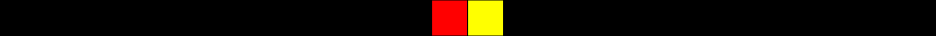
Frame 1 (no input)
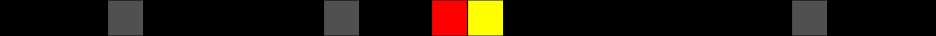
Frame 60 (no input)
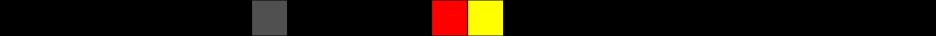
Frame 120 (the mouse pressed at the canvas centre since frame 60)

The p5.js sketch that drew these frames (run headless with seeded random() and noise() and a simulated clock; from frame 60 on, the mouse is pressed at the canvas centre):

// p5.js sketch
// ── sketch.js
/* /////////////////////////////////////

  4.043 / 4.044 Design Studio: Advanced Interactions
  March 1st
  Janice Tjan

*/ /////////////////////////////////////

// Sketch.js sets up the window of the game.

let displaySize = 26;   // how many pixels are visible in the game
let pixelSize = 36;     // how big should they look on screen
var millis_start = 0;
let rhythmUno = [ 1, 0, 0, 0, 0, 0, 1, 0, 0, 0, 0, 0, 1, 0, 0, 0, 0, 0, 0, 0, 0, 0, 0, 0, 1, 0, 0, 0, 0, 0, 0, 0, 0, 0, 0, 0, 1, 0, 0, 0, 0, 0, 0, 0, 0, 0, 0, 0, 1, 0, 0, 0, 0, 0, 0, 0, 0, 0, 0, 0, 1, 0, 0, 0, 0, 0, 0, 0, 0, 0, 0, 0 ];

let rhythmDos = [ 0, 0, 0, 0, 0, 0, 1, 0, 0, 0, 0, 0, 0, 0, 0, 0, 0, 0, 0, 0, 0, 0, 0, 0, 1, 0, 0, 0, 0, 0, 0, 0, 0, 0, 0, 0, 1, 0, 0, 0, 0, 0, 0, 0, 0, 0, 0, 0, 1, 0, 0, 0, 0, 0, 0, 0, 0, 0, 0, 0, 1, 0, 0, 0, 0, 0, 0, 0, 0, 0, 0, 0 ];
let startOne = 12;
let startTwo = 13;

function setup() {
  
  createCanvas((displaySize*pixelSize), pixelSize);     // dynamically sets canvas size

  display = new Display(displaySize, pixelSize);        //Initializing the display
  rhythmOne = new Rhythm(55, 2, rhythmUno);
  rhythmTwo = new Rhythm(55, 2, rhythmDos);
  playerOne = new Player(color(255,0,0), startOne);
  playerTwo= new Player(color(255,255,0), startTwo);
  controller = new Controller();  
  
  
}

function draw() {

  frameRate(60); // 120fps
  //  a blank screen
  background(0, 0, 0);    
  // Runs state machine at determined framerate 
  controller.update();
  // After we've updated our states, we show the current one 
  display.show();



}



// ── controller.js

// This is where your state machines and game logic lives


class Controller {

    // This is the state we start with.
    constructor() {
        
        
    }    

    update() {
        
             
      display.clear();
      //new pixel gets put at 1, next pixel is shifted to 2. 

      rhythmOne.rhythmCycler();
      rhythmTwo.rhythmCycler();
      
      
//draws rhythm in
      let animationArrayOne = rhythmOne.rhythmAnimatorL();
      for (let i = 0; i < animationArrayOne.length; i++){
        let coloration1 = color(animationArrayOne[i],animationArrayOne[i],animationArrayOne[i]);
        display.setPixel(i, coloration1);
      }
      let animationArrayTwo = rhythmTwo.rhythmAnimatorR();
      for (let i = 0; i < animationArrayTwo.length; i++){
        let coloration2 = color(animationArrayTwo[i],animationArrayTwo[i],animationArrayTwo[i]);
        display.setPixel(i+13, coloration2);
      }
      
//drawer player location    
    display.setPixel(playerOne.position, playerOne.playerColor);
    display.setPixel(playerTwo.position, playerTwo.playerColor);

//color glow on press
      if(playerOne.glowCheck()){
          //print(rhythmOne.activeBeat);
          if(rhythmOne.activeBeat){
            display.setPixel(playerOne.position-3, color(50,0,0));
            display.setPixel(playerOne.position-2, color(100,0,0));
        display.setPixel(playerOne.position-1, color(150,0,0));
      }else{
        //print(rhythmOne.activeBeat);
        display.setPixel(playerOne.position-2, color(20,20,20));
        display.setPixel(playerOne.position-1, color(40,40,40));
      }
                        
    }

    if(playerTwo.glowCheck()){
      //print(rhythmOne.activeBeat);
      if(rhythmTwo.activeBeat){
        display.setPixel(playerTwo.position+3, color(50,50,50));
        display.setPixel(playerTwo.position+2, color(100,100,0));
    display.setPixel(playerTwo.position+1, color(150,150,0));
  }else{
    //print(rhythmTwo.activeBeat);
    display.setPixel(playerTwo.position+2, color(20,20,20));
    display.setPixel(playerTwo.position+1, color(40,40,40));
  }
                    
}
}
}

    function keyPressed() {
        if (key == "s" || key == "S") {
          playerOne.glow();
        }
        if (key == "k" || key == "K") {
          playerTwo.glow();
        }
        
      }//some press to check varable (press/time elapsed) --> look at millis


// ── display.js
// This is used to aggregrate visual information from all objects before we display them. 
// First we populate display and then we show it to user.
// This is particularly helpful once you start outputting your game to an LED strip, of if you want to have two separate 'screens'
// Credit to Marcelo Coelho

class Display {

    constructor(_displaySize, _pixelSize) {
        //constructors are a means of setting up a class
        //here pixels are the boxes that hold the colors 
  
      this.displaySize = _displaySize;
      this.pixelSize = _pixelSize;
      this.initColor = color(0, 0, 0);      // black color is the base
      this.displayBuffer = []; // empty array of undefined size

      // Assign black to all pixels. Black = off
      for(let i = 0; i < this.displaySize; i++){
        this.displayBuffer[i] = this.initColor;
      } //build out the display
  
    }
  
     // Color a specific pixel in the buffer
    setPixel(  _index,  _color) {
        this.displayBuffer[_index]  = _color; //call the pixel and give it a color
    }
  

    // Color all pixels in the buffer
    setAllPixels( _color) {
      
      for(let i = 0; i < displaySize; i++) { 
        display.setPixel(i, _color); 
      }
    }


    // Now write it to screen
    // This is the only function in the entire software that writes something directly to the screen.
    show() {
      for (let i =0; i< this.displaySize; i++) {
        fill(this.displayBuffer[i]);
        rect(i*this.pixelSize,0,this.pixelSize,this.pixelSize);
        
      }
    }

    grabPixel(_index) {
      return this.displayBuffer[_index];
      
    }
    
    // Let's empty the display before we start adding things to it again
    clear() {

        for(let i = 0; i < this.displaySize; i++) {    
        this.displayBuffer[i] = this.initColor; 
        }
    }
    

  }
// ── player.js

// This holds some player information, like color and position.
// It also has some player methods for managing how a player moves.


class Player {
  
    constructor(_color, _position) {
        this.playerColor = _color;
        this.position = _position;
        this.score = 0;
        this.millis_starter = millis_start;
        this.glowArray = [color(200,0,0), color(225,0,0)];
        this.glowStatus = false;
    }

    glow(){
        this.glowStatus = true;
        //print(this.glowStatus);
        this.millis_starter=millis();
        
    }
   
    glowCheck(){
        let millis_now = millis();
        let millis_elapsed = millis_now - this.millis_starter;
        if (millis_elapsed >= 250) {
           this.glowStatus = false;
           this.millis_starter=millis();
           //print(this.glowStatus);
         }
        return this.glowStatus;
        
    }

  }
// ── rhythm.js
class Rhythm {//fusion of a player and animation 
  
    constructor(_bpm, _tempoMark, _rhythmArray) { 
        //Note that each quarter note is divided into 12 ticks and rhythmArray contains 2 measures
        //If a tempomark is 3 that means 3/4 time. This will mean that the array will have a length of 72.

        this.tickTime = parseInt(1000/(_bpm*12/60)); // how long the rhythm animator refreshes.
        this.rhythmColor = 80;
        this.currentTick = -1; // index of current tick 
        this.rhythmArray = _rhythmArray;
        this.tempoMark = _tempoMark;
        this.millis_starter = millis_start;
        this.rhythmSupAnimation = [];
        this.rhythmAnimation = [];
        this.activeBeat = false;

        //fill the rhythm animation array:
        for(let i = 0; i< this.tempoMark*24; i++){
            if(this.rhythmArray[i] == 0){
                this.rhythmSupAnimation[i] = 0;
                //print('BLK'+this.rhythmArray[i]);
                
            }
            else { this.rhythmSupAnimation[i] = this.rhythmColor;
                //print('GRY'+this.rhythmArray[i]);
            }
            
        }
        this.rhythmArray = this.rhythmArray + this.rhythmArray; //4 measures long
        this.rhythmArray = this.rhythmArray + this.rhythmArray; //8 measures long
        this.rhythmArray = this.rhythmArray + this.rhythmArray; //16 measures long
        this.rhythmArray = this.rhythmArray + this.rhythmArray; //32 measures long
        //print(this.rhythmArray.length);
    }

    rhythmCycler(){//cycles every tickTime (mS) and should be called by update(). Returns index of pixelarray that should be called.
        let millis_now = millis();
        let millis_elapsed = millis_now - this.millis_starter;
        if (millis_elapsed >= this.tickTime) {
            if(this.currentTick >= (this.tempoMark*24)){
                this.currentTick = 0;
                this.millis_starter = millis();
            } 
            else {
                    this.currentTick = this.currentTick+1;
                    this.millis_starter = millis();
                }
        }
    
        
    }

    rhythmAnimatorL(){ //returns an array of 60s and 0s that is 12 long
   
        for (let i = 0; i < 12; i++){// if more than span, we stop filling
               
            if (i< (this.currentTick+1)){
                this.rhythmAnimation[i] = this.rhythmSupAnimation[this.currentTick-i];
            }
            else{
                this.rhythmAnimation[i] = 0;
            }

            if (this.rhythmAnimation[11]==this.rhythmColor){//||this.rhythmAnimation[10]==this.rhythmColor
                this.activeBeat=true;
    
            }
            else{
                this.activeBeat=false;
            }
        }

        return this.rhythmAnimation;
    }

    rhythmAnimatorR(){ //returns an array of 60s and 0s that is 18 long
   
        for (let i = 0; i < 12; i++){// if more than span, we stop filling
               
            if (i< (this.currentTick+1)){
                
                this.rhythmAnimation[12-i] = this.rhythmSupAnimation[this.currentTick-i];
            }
            else{
                this.rhythmAnimation[i] = 0;
            }
        }
        if (this.rhythmAnimation[1]==this.rhythmColor){//||this.rhythmAnimation[1]==this.rhythmColor
            this.activeBeat=true;

        }
        else{
            this.activeBeat=false;
        }
        return this.rhythmAnimation;
    }
    
   rhythmShade(){
       return this.rhythmColor;
   }

}
// ── style.css
/* style.css */

html, body {
    height: 100%;
  }
  
  body {
    background-color: rgb(10, 10, 10);
    margin: 0;
    display: flex;
  
    /* This centers our sketch horizontally. */
    justify-content: center;
  
    /* This centers our sketch vertically. */
    align-items: center;
  }
